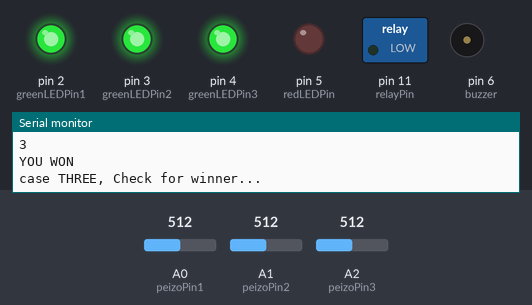
Bench run of a sketch on a simulated Arduino Uno, built with avr-gcc and run on an emulated ATmega328P. Parts: switched loads named in the sketch (green lamp = pin HIGH), output pins drawn as LEDs (lit = HIGH), buzzer (waves = sounding), the last lines printed to the serial monitor. The inputs (shaded band) are chosen by the test bench; at power-on: A2 (peizoPin3) = 512, A1 (peizoPin2) = 512, A0 (peizoPin1) = 512.

Above: at 9.4 s.
9.5 s: A2 (peizoPin3) set to 369
16.7 s: A2 (peizoPin3) set to 337
At 23.6 s:
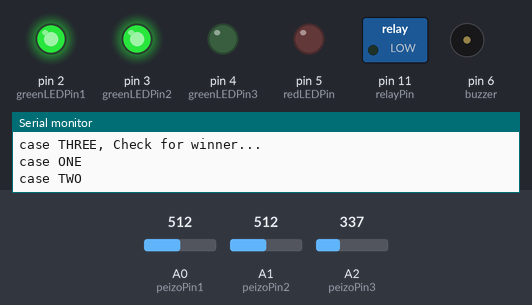
23.9 s: A2 (peizoPin3) set to 360
At 25.7 s:
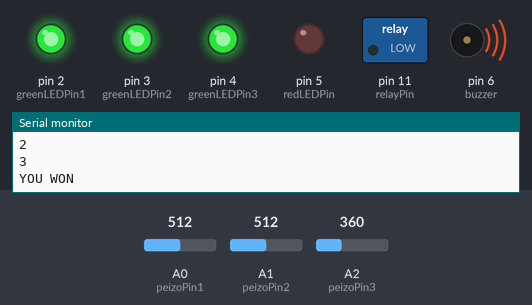
31.1 s: A1 (peizoPin2) set to 313
38.3 s: A1 (peizoPin2) set to 290
At 42.23 s:
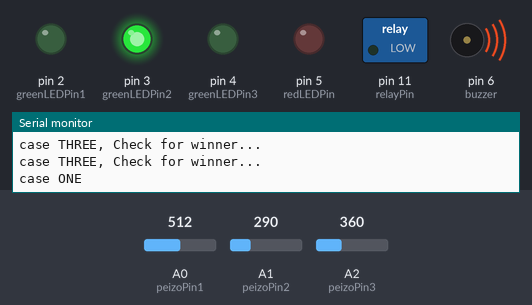
45.5 s: A1 (peizoPin2) set to 306
At 48.5 s:
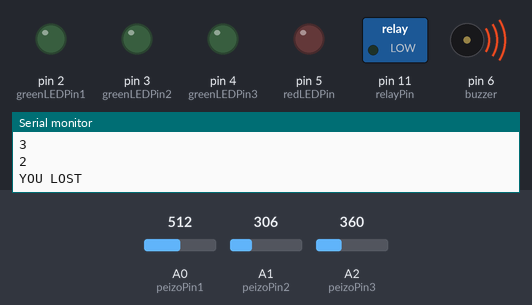
Timing chart, 0 to 53.7 s (numbered marks = the images above; inputs shaded):
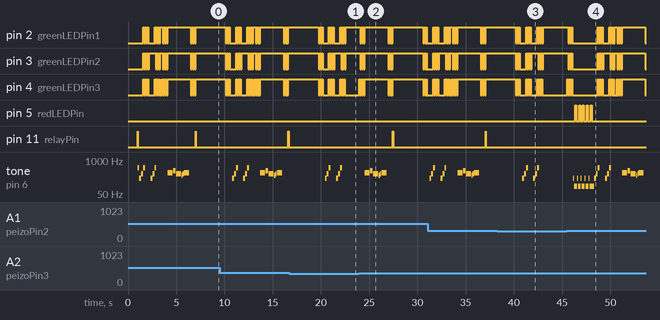

The sketch:

_nerfPuzzleElevated.ino
```cpp
int peizoPin1 = A0;
int peizoPin2 = A1;
int peizoPin3 = A2;

int greenLEDPin1 = 2;
int greenLEDPin2 = 3;
int greenLEDPin3 = 4;
int redLEDPin = 5;

int buzzer = 6;
float sinVal;
int toneVal;


int calibrationReading1 = 0;
int calibrationReading2 = 0;
int calibrationReading3 = 0;

int highest1 = 0;
int highest2 = 0;
int highest3 = 0;

int sensor1Threshold = 200;
int sensor2Threshold = 300;
int sensor3Threshold = 350;

int hit1 = 0;
int hit2 = 0;
int hit3 = 0;

int arrSize = 3;
int arrCounter = 0;
int ledCounter = 1;

int hitAnswer[] = {1, 2, 3};
int hitGuesses[] = {0,0,0};

int relayPin = 11;

int state = 0;


//funcs

int isWinner(){
  Serial.println("WINNER CHECK");
  Serial.println(hitGuesses[0]);
  Serial.println(hitGuesses[1]);
  Serial.println(hitGuesses[2]);

  for(int i = 0; i < arrSize - 1; i++){
    if(hitGuesses[i] != hitAnswer[i]){
      return 0;
    }
  }
  return 1;
}

void wrongOrderSound(){
  tone(buzzer, 200, 200);
  delay(100);
  tone(buzzer, 100, 500);
  delay(100);
}

void successBuzzerHit(){
 tone(buzzer,200,200);
 delay(200);
 tone(buzzer,300,200);
 delay(200);
 tone(buzzer,500,200);
}

void successBuzzerWin(){
// Notes
#define NOTE_C4  262
#define NOTE_D4  294
#define NOTE_E4  330
#define NOTE_G4  392
#define REST      0

int tempo = 208;
int melody[] = {
  NOTE_E4,2, NOTE_G4,4,
  NOTE_D4,2, NOTE_C4,8, NOTE_D4,8,
  NOTE_E4,2
};

int notes = sizeof(melody) / sizeof(melody[0]) / 2;
int wholenote = (60000 * 4) / tempo;
int divider = 0, noteDuration = 0;

for (int thisNote = 0; thisNote < notes * 2; thisNote = thisNote + 2) {
    divider = melody[thisNote + 1];
    if (divider > 0) {
      noteDuration = (wholenote) / divider;
    } else if (divider < 0) {
      noteDuration = (wholenote) / abs(divider);
      noteDuration *= 1.5; // increases the duration in half for dotted notes
    }

    tone(buzzer, melody[thisNote], noteDuration*0.9);
    delay(noteDuration);
    noTone(buzzer);
  }

}

void hit(){
  switch(ledCounter){
    case 0:
      digitalWrite(greenLEDPin1, LOW);
      digitalWrite(greenLEDPin2, LOW);
      digitalWrite(greenLEDPin3, LOW);
      miss();
      ledCounter = 1;
    break;
    case 1:
    successBuzzerHit();
    Serial.println("case ONE");
      digitalWrite(greenLEDPin1, HIGH);
      digitalWrite(greenLEDPin2, HIGH);
      digitalWrite(greenLEDPin3, HIGH);
      delay(100);
      digitalWrite(greenLEDPin1, LOW);
      digitalWrite(greenLEDPin2, LOW);
      digitalWrite(greenLEDPin3, LOW);
      delay(100);
      digitalWrite(greenLEDPin1, HIGH);
      digitalWrite(greenLEDPin2, HIGH);
      digitalWrite(greenLEDPin3, HIGH);
      delay(100);
      digitalWrite(greenLEDPin1, LOW);
      digitalWrite(greenLEDPin2, LOW);
      digitalWrite(greenLEDPin3, LOW);
      delay(100);
      digitalWrite(greenLEDPin1, HIGH);
      digitalWrite(greenLEDPin2, HIGH);
      digitalWrite(greenLEDPin3, HIGH);
      delay(100);
      digitalWrite(greenLEDPin1, LOW);
      digitalWrite(greenLEDPin2, LOW);
      digitalWrite(greenLEDPin3, LOW);
      delay(100);
      digitalWrite(greenLEDPin2, HIGH);
      digitalWrite(greenLEDPin3, LOW);
      digitalWrite(greenLEDPin1, LOW);
      delay(100);
      ledCounter = 2;
    break;

    case 2:
    successBuzzerHit();
    Serial.println("case TWO");
      digitalWrite(greenLEDPin1, HIGH);
      digitalWrite(greenLEDPin2, HIGH);
      digitalWrite(greenLEDPin3, HIGH);
      delay(100);
      digitalWrite(greenLEDPin1, LOW);
      digitalWrite(greenLEDPin2, LOW);
      digitalWrite(greenLEDPin3, LOW);
      delay(100);
      digitalWrite(greenLEDPin1, HIGH);
      digitalWrite(greenLEDPin2, HIGH);
      digitalWrite(greenLEDPin3, HIGH);
      delay(100);
      digitalWrite(greenLEDPin1, LOW);
      digitalWrite(greenLEDPin2, LOW);
      digitalWrite(greenLEDPin3, LOW);
      delay(100);
      digitalWrite(greenLEDPin1, HIGH);
      digitalWrite(greenLEDPin2, HIGH);
      digitalWrite(greenLEDPin3, HIGH);
      delay(100);
      digitalWrite(greenLEDPin1, LOW);
      digitalWrite(greenLEDPin2, LOW);
      digitalWrite(greenLEDPin3, LOW);
      delay(100);
      digitalWrite(greenLEDPin2, HIGH);
      digitalWrite(greenLEDPin1, HIGH);
      digitalWrite(greenLEDPin3, LOW);
      delay(100);
      ledCounter = 3;
    break;

    case 3:
      Serial.println("case THREE, Check for winner...");
      digitalWrite(greenLEDPin1, HIGH);
      digitalWrite(greenLEDPin2, HIGH);
      digitalWrite(greenLEDPin3, HIGH);
      delay(100);
      digitalWrite(greenLEDPin1, LOW);
      digitalWrite(greenLEDPin2, LOW);
      digitalWrite(greenLEDPin3, LOW);
      delay(100);
      digitalWrite(greenLEDPin1, HIGH);
      digitalWrite(greenLEDPin2, HIGH);
      digitalWrite(greenLEDPin3, HIGH);
      delay(100);
      digitalWrite(greenLEDPin1, LOW);
      digitalWrite(greenLEDPin2, LOW);
      digitalWrite(greenLEDPin3, LOW);
      delay(100);
      digitalWrite(greenLEDPin1, HIGH);
      digitalWrite(greenLEDPin2, HIGH);
      digitalWrite(greenLEDPin3, HIGH);
      delay(100);
      digitalWrite(greenLEDPin1, LOW);
      digitalWrite(greenLEDPin2, LOW);
      digitalWrite(greenLEDPin3, LOW);
      delay(100);
      digitalWrite(greenLEDPin1, HIGH);
      digitalWrite(greenLEDPin2, HIGH);
      digitalWrite(greenLEDPin3, HIGH);
    break;
    default:
      Serial.println("SHOULD NOT BE HERE!");
    break;
  }

}

void miss(){
      wrongOrderSound();
      digitalWrite(redLEDPin, HIGH);
      digitalWrite(redLEDPin, HIGH);
      digitalWrite(redLEDPin, HIGH);
      delay(100);
      digitalWrite(redLEDPin, LOW);
      digitalWrite(redLEDPin, LOW);
      digitalWrite(redLEDPin, LOW);
      delay(100);
      wrongOrderSound();
      digitalWrite(redLEDPin, HIGH);
      digitalWrite(redLEDPin, HIGH);
      digitalWrite(redLEDPin, HIGH);
      delay(100);
      digitalWrite(redLEDPin, LOW);
      digitalWrite(redLEDPin, LOW);
      digitalWrite(redLEDPin, LOW);
      delay(100);
      wrongOrderSound();
      digitalWrite(redLEDPin, HIGH);
      digitalWrite(redLEDPin, HIGH);
      digitalWrite(redLEDPin, HIGH);
      delay(100);
      digitalWrite(redLEDPin, LOW);
      digitalWrite(redLEDPin, LOW);
      digitalWrite(redLEDPin, LOW);
      delay(100);
      wrongOrderSound();
      digitalWrite(redLEDPin, HIGH);
      digitalWrite(redLEDPin, HIGH);
      digitalWrite(redLEDPin, HIGH);
      delay(100);
      digitalWrite(redLEDPin, LOW);
      digitalWrite(redLEDPin, LOW);
      digitalWrite(redLEDPin, LOW);
      delay(100);
      wrongOrderSound();
      digitalWrite(redLEDPin, HIGH);
      digitalWrite(redLEDPin, HIGH);
      digitalWrite(redLEDPin, HIGH);
      delay(100);
      digitalWrite(redLEDPin, LOW);
      digitalWrite(redLEDPin, LOW);
      digitalWrite(redLEDPin, LOW);
      delay(100);
}


void setup() {
  // put your setup code here, to run once:
  Serial.begin(9600);

  pinMode(greenLEDPin1, OUTPUT);
  pinMode(greenLEDPin2, OUTPUT);
  pinMode(greenLEDPin3, OUTPUT);
  pinMode(redLEDPin, OUTPUT);
  pinMode(relayPin, OUTPUT);
  pinMode(buzzer, OUTPUT);

  digitalWrite(greenLEDPin1, LOW);
  digitalWrite(greenLEDPin2, LOW);
  digitalWrite(greenLEDPin3, LOW);
  digitalWrite(redLEDPin, LOW);

  pinMode(peizoPin1, INPUT);
  pinMode(peizoPin2, INPUT);
  pinMode(peizoPin3, INPUT);
  delay(1000);


  calibrationReading1 = analogRead(peizoPin1);
  calibrationReading2 = analogRead(peizoPin2);
  calibrationReading3 = analogRead(peizoPin3);

  //popLOCK on restart
  digitalWrite(relayPin, HIGH);
  delay(30);
  digitalWrite(relayPin, LOW);

  tone(buzzer,500,200);
  tone(buzzer,500,200);
  tone(buzzer,500,200);
  Serial.println("Puzzle Armed");

}

void loop() {
  SM();
}

void SM(){
  switch(state){
    case 0:
    //reset stuff
      digitalWrite(greenLEDPin1, LOW);
      digitalWrite(greenLEDPin2, LOW);
      digitalWrite(greenLEDPin3, LOW);
      arrCounter = 0;
      ledCounter = 1;
      hit1 = 0;
      hit2 = 0;
      hit3 = 0;
      highest1 = 0;
      highest2 = 0;
      highest3 = 0;
      delay(100);
      state = 1;
    break;

    case 1:
      int reading1 = analogRead(peizoPin1);
      int reading2 = analogRead(peizoPin2);
      int reading3 = analogRead(peizoPin3);

      if(highest1 < reading1){highest1 = reading1;}
      if(highest2 < reading2){highest2 = reading2;}
      if(highest3 < reading3){highest3 = reading3;}

      if(highest1 > sensor1Threshold && !hit1 && arrCounter < 3){
        hit1 = 1;
        hitGuesses[arrCounter] = 1;
        arrCounter++;
        delay(60);
        hit();
      }

      if(highest2 > sensor2Threshold && !hit2 && arrCounter < 3){
        hit2 = 1;
        hitGuesses[arrCounter] = 2;
        arrCounter++;
        delay(60);
        hit();
      }

      if(highest3 > sensor3Threshold && !hit3 && arrCounter < 3){
        hit3 = 1;
        hitGuesses[arrCounter] = 3;
        arrCounter++;
        delay(60);
        hit();
      }

      if(arrCounter == 3){
        if(isWinner() == 1){
          //winner
          Serial.println("YOU WON");
          successBuzzerWin();
          hit();
          //unlock DOOR
          digitalWrite(relayPin, HIGH);
          delay(30);
          digitalWrite(relayPin, LOW);
          delay(3000);
          hit();
          ledCounter = 1;
          state = 0;
        } else {
          //loser
          Serial.println("YOU LOST");
          state = 0;
          ledCounter = 0;
          hit();
        }
      }
    break;

    default:
    break;
  }
}
```

Measured:
- the behaviour switches between 351 and 350 on A2 (peizoPin3) (found by bisection; images 0 and 1)
- the behaviour switches between 301 and 300 on A1 (peizoPin2) (found by bisection; images 2 and 3)
- after the input at 16.7 s, pin 4 (greenLEDPin3): goes on until 22.5 s, then stays LOW; tone on pin 6 (buzzer): goes on until 22.2 s, then stays silent
- after the input at 23.9 s, pin 2 (greenLEDPin1), pin 3 (greenLEDPin2): HIGH → LOW after 0.16 s, → HIGH 0.10 s later, → LOW 0.10 s later, → HIGH 0.10 s later, … (17 changes in this stretch)
- after the input at 38.3 s, pin 4 (greenLEDPin3): goes on until 42.9 s, then stays LOW; tone on pin 6 (buzzer): goes on until 42.6 s, then stays silent
- after the input at 45.5 s, pin 2 (greenLEDPin1): HIGH → LOW after 0.16 s, → HIGH 0.10 s later, → LOW 0.10 s later, → HIGH 0.10 s later, … (25 changes in this stretch); pin 3 (greenLEDPin2): HIGH → LOW after 0.16 s, → HIGH 0.10 s later, → LOW 0.10 s later, → HIGH 0.10 s later, … (25 changes in this stretch)
- by itself, tone on pin 6 (buzzer): plays 500 Hz for 0.16 s, 200 Hz for 0.20 s, 300 Hz for 0.20 s, 500 Hz for 0.20 s, 200 Hz for 0.20 s, 300 Hz for 0.20 s … (13 notes in this stretch)
